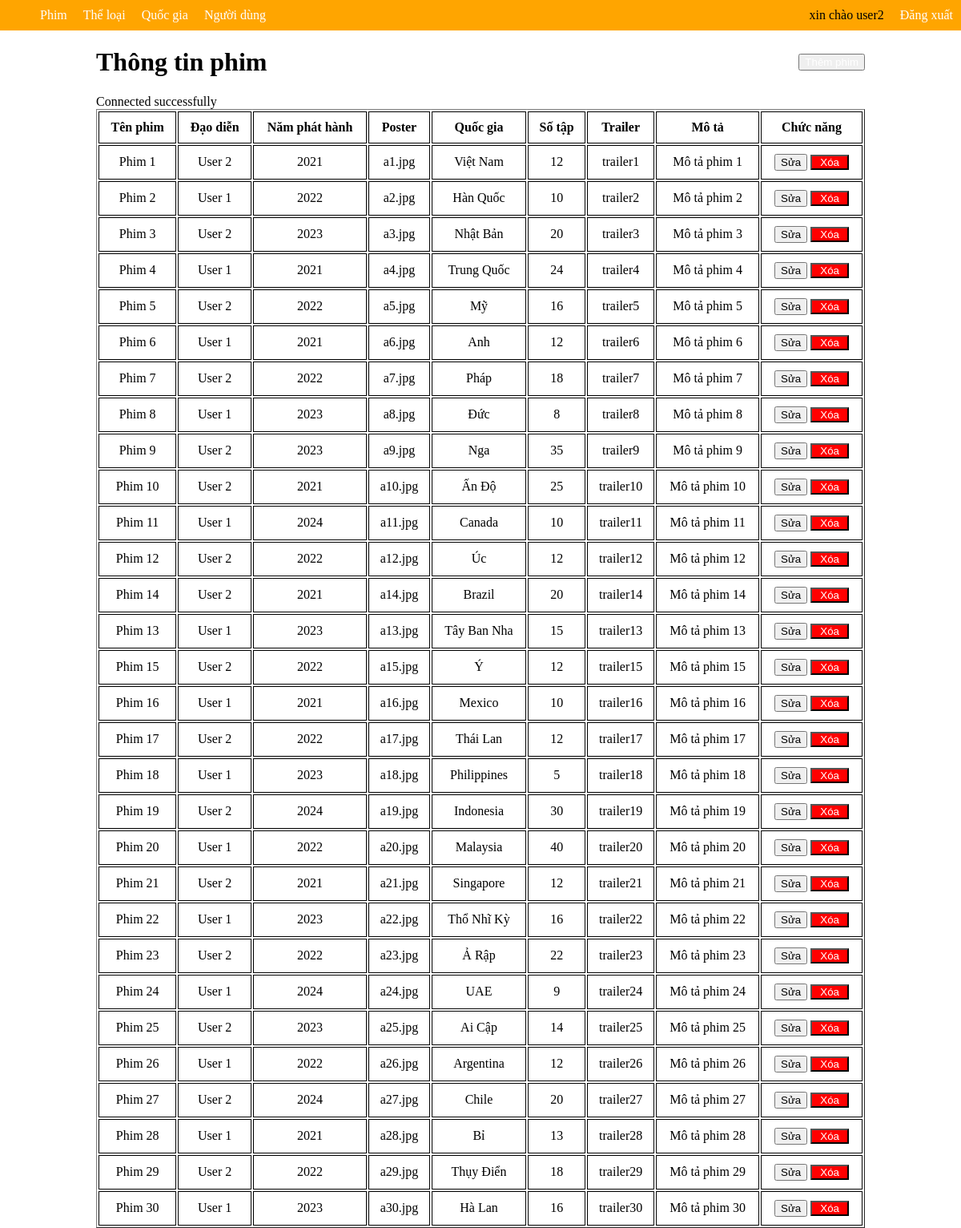
Screenshot of /buoi2/index.php?page_layout=phim (signed in) with the database file from the repository.
### tables this page shows
CREATE TABLE IF NOT EXISTS phim (
    id INT PRIMARY KEY AUTO_INCREMENT,
    ten_phim VARCHAR(255),
    dao_dien_id INT,
    nam_phat_hanh INT,
    poster VARCHAR(255),
    quoc_gia_id INT,
    so_tap INT,
    trailer VARCHAR(255),
    mo_ta TEXT,
    FOREIGN KEY (quoc_gia_id) REFERENCES quoc_gia(id)
);

CREATE TABLE IF NOT EXISTS nguoi_dung (
    id INT PRIMARY KEY AUTO_INCREMENT,
    ten_dang_nhap VARCHAR(50),
    mat_khau VARCHAR(50),
    ho_ten VARCHAR(50),
    email VARCHAR(50),
    sdt VARCHAR(10),
    vai_tro_id INT,
    ngay_sinh DATETIME,
    FOREIGN KEY (vai_tro_id) REFERENCES vai_tro(id) 
);

CREATE TABLE IF NOT EXISTS quoc_gia (
    id INT PRIMARY KEY AUTO_INCREMENT,
    ten_quoc_gia VARCHAR(50)
);

### buoi2/phim.php (the view, shortened to what this page needs)
<!DOCTYPE html>
<html lang="en">
<head>
</head>
<body>
  <div style="display: flex; justify-content: space-between; align-items: center;">
      <h1>Thông tin phim</h1>
    <button><a class="them" href="themnguoidung.php">Thêm phim</a></button>
    </div>
    <table border="1">
        <tr>
            <th>Tên phim</th>
            <th>Đạo diễn</th>
            <th>Năm phát hành</th>
            <th>Poster</th>
            <th>Quốc gia</th>
            <th>Số tập</th>
            <th>Trailer</th>
            <th>Mô tả</th>
            <th>Chức năng</th>
        </tr>
        <?php
        include ('connect.php');
        $sql = "SELECT p.*, q.ten_quoc_gia, nd.ho_ten FROM phim p JOIN quoc_gia q ON p.quoc_gia_id = q.id JOIN nguoi_dung nd ON p.dao_dien_id = nd.id";
        $result = mysqli_query($conn, $sql);
        while($row = mysqli_fetch_array($result)) {
        ?>
        <tr>
            <td><?php echo $row["ten_phim"] ?></td>
            <td><?php echo $row["ho_ten"] ?></td>
            <td><?php echo $row["nam_phat_hanh"] ?></td>
            <td><?php echo $row["poster"] ?></td>
            <td><?php echo $row["ten_quoc_gia"] ?></td>
            <td><?php echo $row["so_tap"] ?></td>
            <td><?php echo $row["trailer"] ?></td>
            <td><?php echo $row["mo_ta"] ?></td>
            <td>
                <button>Sửa</button>
                <button class="xoa"><a  href="xoaphim.php?id.<?php echo $row["id"] ?>">Xóa</a></button>
            </td>
        </tr>
        <?php } ?>
    </table>
</body>
</html>

### buoi2/index.php (style rules this page uses)
body { margin: 0; }
a { text-decoration: none; }

### buoi2/phim.php (style rules this page uses)
table { width: 100%; text-align: center; }
th, td { border: 1px solid black; padding: 10px; }
a { text-decoration: none; color: white; }
.xoa { background-color: red; padding: 0 10px; color: white; }

### rows the page displays
phim: ten_phim "Phim 1", nguoi_dung.ho_ten "User 2", nam_phat_hanh "2021", poster "a1.jpg", quoc_gia.ten_quoc_gia "Việt Nam", so_tap "12", trailer "trailer1", mo_ta "Mô tả phim 1"
phim: ten_phim "Phim 2", nguoi_dung.ho_ten "User 1", nam_phat_hanh "2022", poster "a2.jpg", quoc_gia.ten_quoc_gia "Hàn Quốc", so_tap "10", trailer "trailer2", mo_ta "Mô tả phim 2"
phim: ten_phim "Phim 3", nguoi_dung.ho_ten "User 2", nam_phat_hanh "2023", poster "a3.jpg", quoc_gia.ten_quoc_gia "Nhật Bản", so_tap "20", trailer "trailer3", mo_ta "Mô tả phim 3"
phim: ten_phim "Phim 4", nguoi_dung.ho_ten "User 1", nam_phat_hanh "2021", poster "a4.jpg", quoc_gia.ten_quoc_gia "Trung Quốc", so_tap "24", trailer "trailer4", mo_ta "Mô tả phim 4"
phim: ten_phim "Phim 5", nguoi_dung.ho_ten "User 2", nam_phat_hanh "2022", poster "a5.jpg", quoc_gia.ten_quoc_gia "Mỹ", so_tap "16", trailer "trailer5", mo_ta "Mô tả phim 5"
phim: ten_phim "Phim 6", nguoi_dung.ho_ten "User 1", nam_phat_hanh "2021", poster "a6.jpg", quoc_gia.ten_quoc_gia "Anh", so_tap "12", trailer "trailer6", mo_ta "Mô tả phim 6"
phim: ten_phim "Phim 7", nguoi_dung.ho_ten "User 2", nam_phat_hanh "2022", poster "a7.jpg", quoc_gia.ten_quoc_gia "Pháp", so_tap "18", trailer "trailer7", mo_ta "Mô tả phim 7"
phim: ten_phim "Phim 8", nguoi_dung.ho_ten "User 1", nam_phat_hanh "2023", poster "a8.jpg", quoc_gia.ten_quoc_gia "Đức", so_tap "8", trailer "trailer8", mo_ta "Mô tả phim 8"
phim: ten_phim "Phim 9", nguoi_dung.ho_ten "User 2", nam_phat_hanh "2023", poster "a9.jpg", quoc_gia.ten_quoc_gia "Nga", so_tap "35", trailer "trailer9", mo_ta "Mô tả phim 9"
phim: ten_phim "Phim 10", nguoi_dung.ho_ten "User 2", nam_phat_hanh "2021", poster "a10.jpg", quoc_gia.ten_quoc_gia "Ấn Độ", so_tap "25", trailer "trailer10", mo_ta "Mô tả phim 10"
phim: ten_phim "Phim 11", nguoi_dung.ho_ten "User 1", nam_phat_hanh "2024", poster "a11.jpg", quoc_gia.ten_quoc_gia "Canada", so_tap "10", trailer "trailer11", mo_ta "Mô tả phim 11"
phim: ten_phim "Phim 12", nguoi_dung.ho_ten "User 2", nam_phat_hanh "2022", poster "a12.jpg", quoc_gia.ten_quoc_gia "Úc", so_tap "12", trailer "trailer12", mo_ta "Mô tả phim 12"
phim: ten_phim "Phim 14", nguoi_dung.ho_ten "User 2", nam_phat_hanh "2021", poster "a14.jpg", quoc_gia.ten_quoc_gia "Brazil", so_tap "20", trailer "trailer14", mo_ta "Mô tả phim 14"
phim: ten_phim "Phim 13", nguoi_dung.ho_ten "User 1", nam_phat_hanh "2023", poster "a13.jpg", quoc_gia.ten_quoc_gia "Tây Ban Nha", so_tap "15", trailer "trailer13", mo_ta "Mô tả phim 13"
phim: ten_phim "Phim 15", nguoi_dung.ho_ten "User 2", nam_phat_hanh "2022", poster "a15.jpg", quoc_gia.ten_quoc_gia "Ý", so_tap "12", trailer "trailer15", mo_ta "Mô tả phim 15"
phim: ten_phim "Phim 16", nguoi_dung.ho_ten "User 1", nam_phat_hanh "2021", poster "a16.jpg", quoc_gia.ten_quoc_gia "Mexico", so_tap "10", trailer "trailer16", mo_ta "Mô tả phim 16"
phim: ten_phim "Phim 17", nguoi_dung.ho_ten "User 2", nam_phat_hanh "2022", poster "a17.jpg", quoc_gia.ten_quoc_gia "Thái Lan", so_tap "12", trailer "trailer17", mo_ta "Mô tả phim 17"
phim: ten_phim "Phim 18", nguoi_dung.ho_ten "User 1", nam_phat_hanh "2023", poster "a18.jpg", quoc_gia.ten_quoc_gia "Philippines", so_tap "5", trailer "trailer18", mo_ta "Mô tả phim 18"
phim: ten_phim "Phim 19", nguoi_dung.ho_ten "User 2", nam_phat_hanh "2024", poster "a19.jpg", quoc_gia.ten_quoc_gia "Indonesia", so_tap "30", trailer "trailer19", mo_ta "Mô tả phim 19"
phim: ten_phim "Phim 20", nguoi_dung.ho_ten "User 1", nam_phat_hanh "2022", poster "a20.jpg", quoc_gia.ten_quoc_gia "Malaysia", so_tap "40", trailer "trailer20", mo_ta "Mô tả phim 20"
phim: ten_phim "Phim 21", nguoi_dung.ho_ten "User 2", nam_phat_hanh "2021", poster "a21.jpg", quoc_gia.ten_quoc_gia "Singapore", so_tap "12", trailer "trailer21", mo_ta "Mô tả phim 21"
phim: ten_phim "Phim 22", nguoi_dung.ho_ten "User 1", nam_phat_hanh "2023", poster "a22.jpg", quoc_gia.ten_quoc_gia "Thổ Nhĩ Kỳ", so_tap "16", trailer "trailer22", mo_ta "Mô tả phim 22"
phim: ten_phim "Phim 23", nguoi_dung.ho_ten "User 2", nam_phat_hanh "2022", poster "a23.jpg", quoc_gia.ten_quoc_gia "Ả Rập", so_tap "22", trailer "trailer23", mo_ta "Mô tả phim 23"
phim: ten_phim "Phim 24", nguoi_dung.ho_ten "User 1", nam_phat_hanh "2024", poster "a24.jpg", quoc_gia.ten_quoc_gia "UAE", so_tap "9", trailer "trailer24", mo_ta "Mô tả phim 24"
phim: ten_phim "Phim 25", nguoi_dung.ho_ten "User 2", nam_phat_hanh "2023", poster "a25.jpg", quoc_gia.ten_quoc_gia "Ai Cập", so_tap "14", trailer "trailer25", mo_ta "Mô tả phim 25"
phim: ten_phim "Phim 26", nguoi_dung.ho_ten "User 1", nam_phat_hanh "2022", poster "a26.jpg", quoc_gia.ten_quoc_gia "Argentina", so_tap "12", trailer "trailer26", mo_ta "Mô tả phim 26"
phim: ten_phim "Phim 27", nguoi_dung.ho_ten "User 2", nam_phat_hanh "2024", poster "a27.jpg", quoc_gia.ten_quoc_gia "Chile", so_tap "20", trailer "trailer27", mo_ta "Mô tả phim 27"
phim: ten_phim "Phim 28", nguoi_dung.ho_ten "User 1", nam_phat_hanh "2021", poster "a28.jpg", quoc_gia.ten_quoc_gia "Bỉ", so_tap "13", trailer "trailer28", mo_ta "Mô tả phim 28"
phim: ten_phim "Phim 29", nguoi_dung.ho_ten "User 2", nam_phat_hanh "2022", poster "a29.jpg", quoc_gia.ten_quoc_gia "Thụy Điển", so_tap "18", trailer "trailer29", mo_ta "Mô tả phim 29"
phim: ten_phim "Phim 30", nguoi_dung.ho_ten "User 1", nam_phat_hanh "2023", poster "a30.jpg", quoc_gia.ten_quoc_gia "Hà Lan", so_tap "16", trailer "trailer30", mo_ta "Mô tả phim 30"

### other values shown
$_SESSION["username"] "user2"
